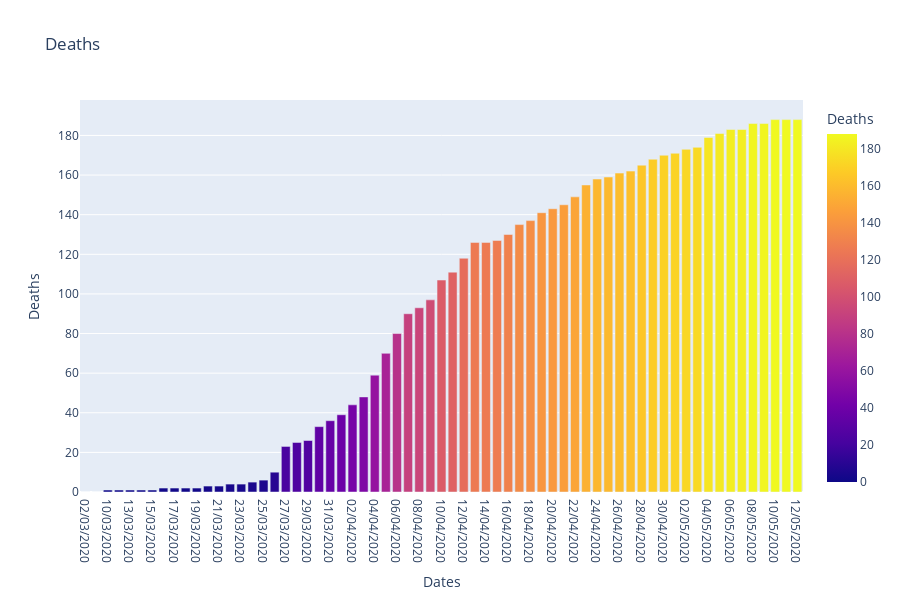

Notebook cell for this chart:
### Code cell
#hide_input
# Deaths Cases
fig = px.bar(MA_data,x="Dates",y="Deaths",color="Deaths",orientation="v",
             height=600,title="Deaths",
             color_discrete_sequence=px.colors.cyclical.mrybm)
#fig.update_layout(plot_bgcolor='rgb(230,230,230)')
fig.show()

### Figure 1 — Plotly figure (JSON) as saved in the notebook; plotly's stock layout.template omitted (floating-point values rounded to 4 significant figures)
{"data": [{"alignmentgroup": "True", "hovertemplate": "Dates=%{x}<br>Deaths=%{marker.color}<extra></extra>", "legendgroup": "", "marker": {"color": [0, 0, 1, 1, 1, 1, 1, 2, 2, 2, 2, 3, 3, 4, 4, 5, 6, 10, 23, 25, 26, 33, 36, 39, 44, 48, 59, 70, 80, 90, 93, 97, 107, 111, 118, 126, 126, 127, 130, 135, 137, 141, 143, 145, 149, 155, 158, 159, 161, 162, 165, 168, 170, 171, 173, 174, 179, 181, 183, 183, 186, 186, 188, 188, 188], "coloraxis": "coloraxis"}, "name": "", "offsetgroup": "", "orientation": "v", "showlegend": false, "textposition": "auto", "type": "bar", "x": ["02/03/2020", "05/03/2020", "10/03/2020", "11/03/2020", "13/03/2020", "14/03/2020", "15/03/2020", "16/03/2020", "17/03/2020", "18/03/2020", "19/03/2020", "20/03/2020", "21/03/2020", "22/03/2020", "23/03/2020", "24/03/2020", "25/03/2020", "26/03/2020", "27/03/2020", "28/03/2020", "29/03/2020", "30/03/2020", "31/03/2020", "01/04/2020", "02/04/2020", "03/04/2020", "04/04/2020", "05/04/2020", "06/04/2020", "07/04/2020", "08/04/2020", "09/04/2020", "10/04/2020", "11/04/2020", "12/04/2020", "13/04/2020", "14/04/2020", "15/04/2020", "16/04/2020", "17/04/2020", "18/04/2020", "19/04/2020", "20/04/2020", "21/04/2020", "22/04/2020", "23/04/2020", "24/04/2020", "25/04/2020", "26/04/2020", "27/04/2020", "28/04/2020", "29/04/2020", "30/04/2020", "01/05/2020", "02/05/2020", "03/05/2020", "04/05/2020", "05/05/2020", "06/05/2020", "07/05/2020", "08/05/2020", "09/05/2020", "10/05/2020", "11/05/2020", "12/05/2020"], "xaxis": "x", "y": [0, 0, 1, 1, 1, 1, 1, 2, 2, 2, 2, 3, 3, 4, 4, 5, 6, 10, 23, 25, 26, 33, 36, 39, 44, 48, 59, 70, 80, 90, 93, 97, 107, 111, 118, 126, 126, 127, 130, 135, 137, 141, 143, 145, 149, 155, 158, 159, 161, 162, 165, 168, 170, 171, 173, 174, 179, 181, 183, 183, 186, 186, 188, 188, 188], "yaxis": "y"}], "layout": {"barmode": "relative", "coloraxis": {"colorbar": {"title": {"text": "Deaths"}}, "colorscale": [[0, "#0d0887"], [0.1111, "#46039f"], [0.2222, "#7201a8"], [0.3333, "#9c179e"], [0.4444, "#bd3786"], [0.5556, "#d8576b"], [0.6667, "#ed7953"], [0.7778, "#fb9f3a"], [0.8889, "#fdca26"], [1, "#f0f921"]]}, "height": 600, "legend": {"tracegroupgap": 0}, "title": {"text": "Deaths"}, "xaxis": {"anchor": "y", "domain": [0, 1], "title": {"text": "Dates"}}, "yaxis": {"anchor": "x", "domain": [0, 1], "title": {"text": "Deaths"}}}}
